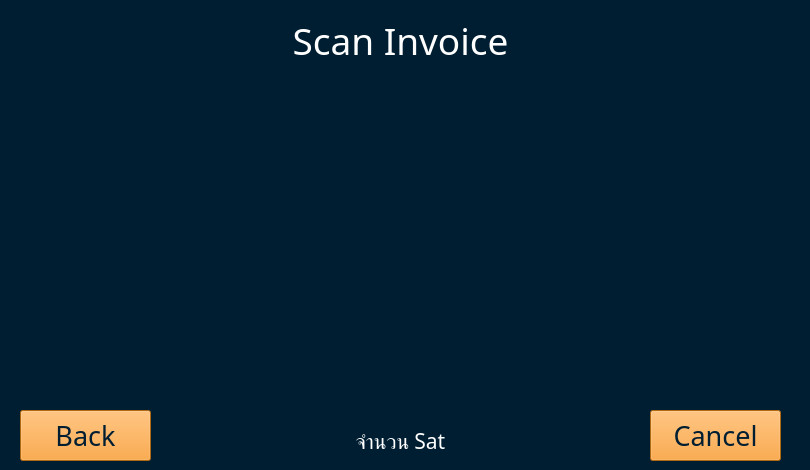
    <widget class="QWidget" name="page_29_withdraw_pay_invoice">
     <property name="styleSheet">
      <string notr="true">background-color: rgb(0, 30, 50);</string>
     </property>
     <widget class="QPushButton" name="backButton_page29">
      <property name="geometry">
       <rect>
        <x>20</x>
        <y>410</y>
        <width>131</width>
        <height>51</height>
       </rect>
      </property>
      <property name="font">
       <font>
        <family>supermarket</family>
        <pointsize>20</pointsize>
        <weight>50</weight>
        <bold>false</bold>
       </font>
      </property>
      <property name="styleSheet">
       <string notr="true">color: rgb(0, 30, 50);
background-color: rgb(247, 147, 27);</string>
      </property>
      <property name="text">
       <string>Back</string>
      </property>
     </widget>
     <widget class="QPushButton" name="cancelButton_page29">
      <property name="geometry">
       <rect>
        <x>650</x>
        <y>410</y>
        <width>131</width>
        <height>51</height>
       </rect>
      </property>
      <property name="font">
       <font>
        <family>supermarket</family>
        <pointsize>20</pointsize>
        <weight>50</weight>
        <bold>false</bold>
       </font>
      </property>
      <property name="styleSheet">
       <string notr="true">color: rgb(0, 30, 50);
background-color: rgb(247, 147, 27);</string>
      </property>
      <property name="text">
       <string>Cancel</string>
      </property>
     </widget>
     <widget class="QLabel" name="invoiceHeader_page29">
      <property name="geometry">
       <rect>
        <x>0</x>
        <y>20</y>
        <width>801</width>
        <height>41</height>
       </rect>
      </property>
      <property name="font">
       <font>
        <family>supermarket</family>
        <pointsize>28</pointsize>
        <weight>50</weight>
        <bold>false</bold>
       </font>
      </property>
      <property name="styleSheet">
       <string notr="true">color: rgb(255, 255, 255);</string>
      </property>
      <property name="text">
       <string>Scan Invoice</string>
      </property>
      <property name="alignment">
       <set>Qt::AlignCenter</set>
      </property>
     </widget>
     <widget class="QLabel" name="label_qrcode_page29">
      <property name="geometry">
       <rect>
        <x>250</x>
        <y>90</y>
        <width>320</width>
        <height>320</height>
       </rect>
      </property>
      <property name="text">
       <string/>
      </property>
     </widget>
     <widget class="QLabel" name="satHeader_page29">
      <property name="geometry">
       <rect>
        <x>160</x>
        <y>420</y>
        <width>481</width>
        <height>41</height>
       </rect>
      </property>
      <property name="font">
       <font>
        <family>supermarket</family>
        <pointsize>16</pointsize>
        <weight>50</weight>
        <bold>false</bold>
       </font>
      </property>
      <property name="styleSheet">
       <string notr="true">color: rgb(255, 255, 255);</string>
      </property>
      <property name="text">
       <string>จำนวน Sat</string>
      </property>
      <property name="alignment">
       <set>Qt::AlignCenter</set>
      </property>
     </widget>
    </widget>
